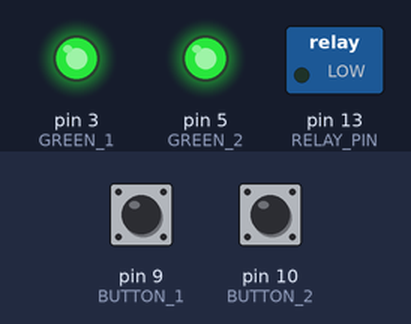
The sketch below on a simulated Arduino Uno, built with avr-gcc and run on an emulated ATmega328P. Parts: switched loads named in the sketch (green lamp = pin HIGH), output pins drawn as LEDs (lit = HIGH). The test bench sets the inputs (shaded band); at power-on: pin 9 (BUTTON_1) HIGH, pin 10 (BUTTON_2) HIGH. What the sketch prints to the serial monitor is not drawn.

Above: at 1.2 s.
1.3 s: pin 9 (BUTTON_1) pulled LOW for 0.15 s
At 1.9 s:
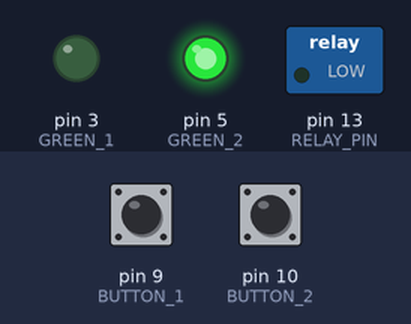
2.9 s: pin 10 (BUTTON_2) pulled LOW for 0.15 s
At 4.3 s:
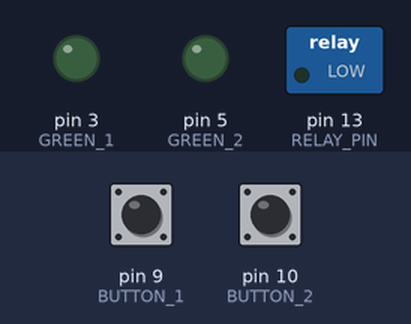
Timing chart, 0 to 5.9 s (numbered marks = the images above; inputs shaded):
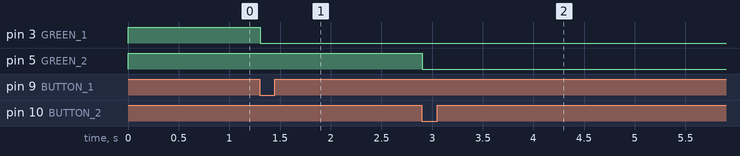

Measured:
- after the input at 1.3 s, pin 3 (GREEN_1): HIGH → LOW at once
- after the input at 2.9 s, pin 5 (GREEN_2): HIGH → LOW at once

The sketch:

arduinoThesis.ino
```cpp
#include <ArduinoJson.h>

// 按钮引脚
#define BUTTON_1 9
#define BUTTON_2 10

// 绿灯引脚
#define GREEN_1 3
#define GREEN_2 5

// 继电器引脚
#define RELAY_PIN 13

// 时间配置（单位：毫秒）
const unsigned long VIDEO1_DURATION = 90000;    // 1 分 30 秒
const unsigned long VIDEO2_DURATION = 100000;   // 1 分 40 秒
const unsigned long RELAY_DELAY     = 94000;    // 1 分 34 秒
const unsigned long RELAY_DURATION  = 5000;     // 5 秒
const unsigned long MANUAL_RELAY_HOLD_TIME = 5000; // 手动触发继电器的长按时间

// 状态变量
bool isPlaying1 = false;
bool isPlaying2 = false;
unsigned long playStart1 = 0;
unsigned long playStart2 = 0;

// 继电器状态
bool relayWaiting = false;
bool relayActive = false;
unsigned long relayWaitStart = 0;
unsigned long relayOnStart = 0;

// 长按检测
bool button2WasPressed = false;
unsigned long button2PressStart = 0;
bool manualRelayTriggered = false;

void setup() {
  Serial.begin(9600);
  pinMode(BUTTON_1, INPUT_PULLUP);
  pinMode(BUTTON_2, INPUT_PULLUP);
  pinMode(GREEN_1, OUTPUT);
  pinMode(GREEN_2, OUTPUT);
  pinMode(RELAY_PIN, OUTPUT);

  digitalWrite(RELAY_PIN, LOW);
  digitalWrite(GREEN_1, HIGH);
  digitalWrite(GREEN_2, HIGH);

  while (!Serial);
  Serial.println("✅ Arduino Ready");
}

void loop() {
  unsigned long now = millis();

  // 检查播放是否结束
  if (isPlaying1 && now - playStart1 >= VIDEO1_DURATION) {
    isPlaying1 = false;
    digitalWrite(GREEN_1, HIGH);
  }

  if (isPlaying2 && now - playStart2 >= VIDEO2_DURATION) {
    isPlaying2 = false;
    digitalWrite(GREEN_2, HIGH);
  }

  // 按钮 1 逻辑
  if (digitalRead(BUTTON_1) == LOW) {
    if (!isPlaying1) {
      isPlaying1 = true;
      playStart1 = now;
      digitalWrite(GREEN_1, LOW);
    }
  }

  // 按钮 2 正常逻辑 + 长按逻辑
  bool button2State = digitalRead(BUTTON_2) == LOW;

  if (button2State && !button2WasPressed) {
    // 初次按下
    button2WasPressed = true;
    button2PressStart = now;

    if (!isPlaying2) {
      isPlaying2 = true;
      playStart2 = now;
      digitalWrite(GREEN_2, LOW);
      relayWaiting = true;
      relayWaitStart = now;
    }
  }

  if (!button2State && button2WasPressed) {
    // 松开按钮
    button2WasPressed = false;
    manualRelayTriggered = false;
  }

  if (button2WasPressed && !manualRelayTriggered && now - button2PressStart >= MANUAL_RELAY_HOLD_TIME) {
    // 长按 5 秒触发备用继电器逻辑
    digitalWrite(RELAY_PIN, HIGH);
    relayOnStart = now;
    relayActive = true;
    manualRelayTriggered = true;
  }

  // 正常继电器触发逻辑
  if (relayWaiting && now - relayWaitStart >= RELAY_DELAY) {
    relayWaiting = false;
    relayActive = true;
    relayOnStart = now;
    digitalWrite(RELAY_PIN, HIGH);
  }

  if (relayActive && now - relayOnStart >= RELAY_DURATION) {
    relayActive = false;
    digitalWrite(RELAY_PIN, LOW);
  }

  // 串口通信（按钮状态）
  if (Serial.available() > 0) {
    int cmd = Serial.read();
    if (cmd == 0xAB) {
      StaticJsonDocument<200> doc;
      JsonObject data = doc.createNestedObject("data");

      data["button1"] = digitalRead(BUTTON_1) == LOW;
      data["button2"] = digitalRead(BUTTON_2) == LOW;

      String res;
      serializeJson(doc, res);
      Serial.println(res);
    }
  }

  delay(5);
}
```
